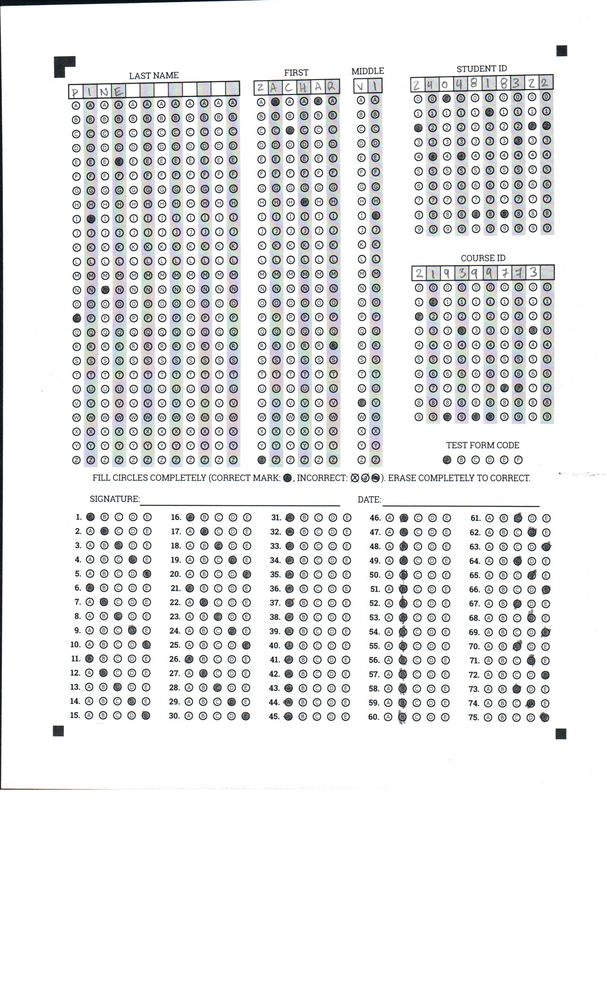
#> input picture forms/samples/filled.png, 607 x 1000 px, shrunk from 1696 x 2795 before the run
$ python -i preprocess.py   (imports and definitions only)
#> lines starting #> are read from the running program, lines starting #| are printed output that depends on the picture; after the words box and inside, x2 and y2 are one past the last pixel; in counts of white or black regions, pixels touching at a corner belong together
import cv2
import numpy as np
from pathlib import Path

def preprocess_fiducials(path: str | Path) -> np.ndarray:
    """
    Binary image optimized for detecting filled black fiducial squares.

    Output convention:
      - paper: 255 (white)
      - marks: 0 (black)
    """
#> called with path = '../../forms/samples/filled.png'
    img = cv2.imread(str(path), cv2.IMREAD_GRAYSCALE)
#> img: shape (1000, 607); min 0, max 255, mean 233.4
    if img is None:
        raise FileNotFoundError(path)

    # Slight blur helps Otsu
    img = cv2.GaussianBlur(img, (5, 5), 0)
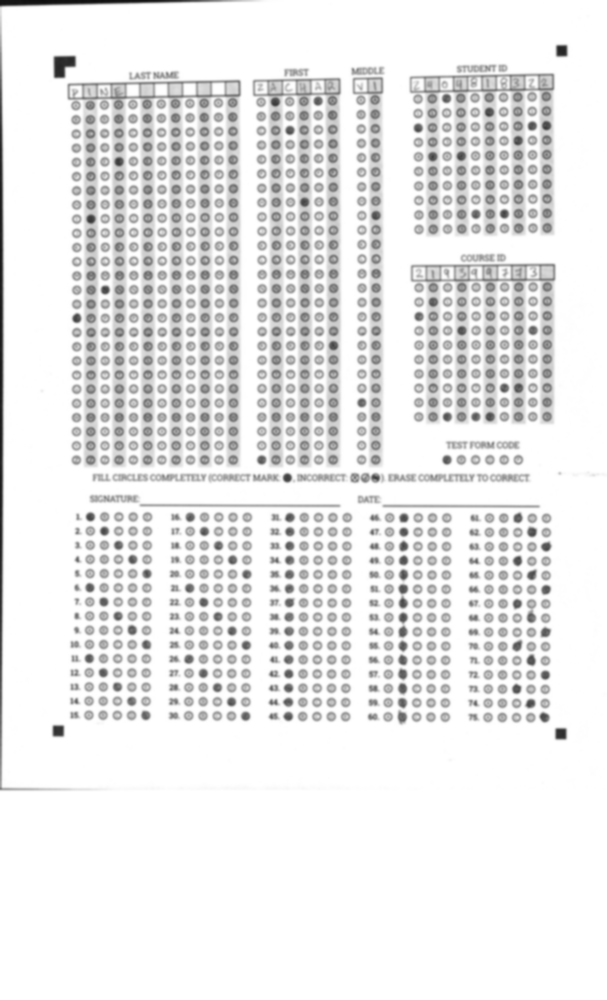
#> img: shape (1000, 607); min 13, max 255, mean 233.4

    # Otsu tends to preserve filled blacks as filled
    _, thr = cv2.threshold(img, 0, 255, cv2.THRESH_BINARY + cv2.THRESH_OTSU)
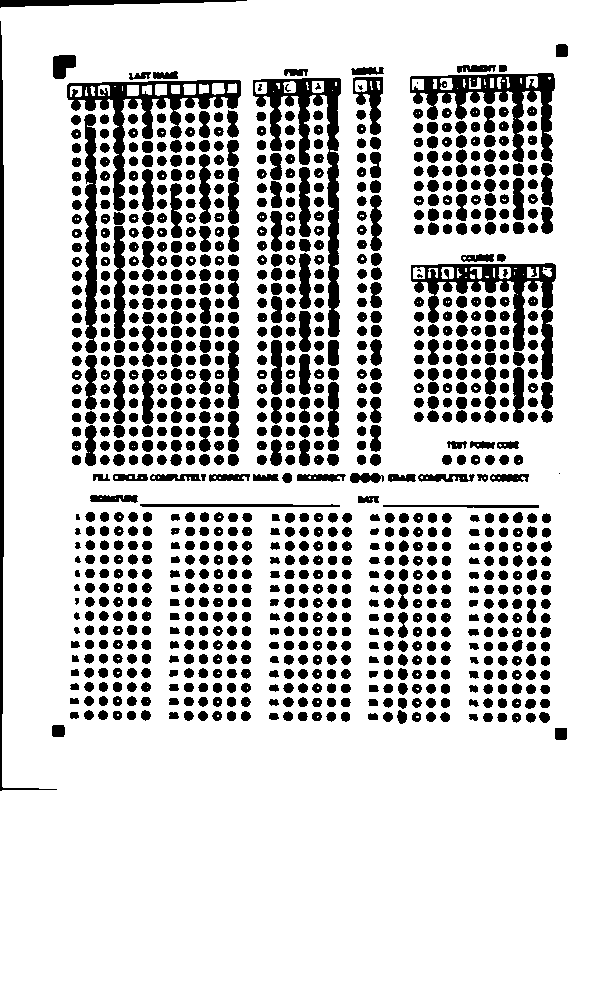
#> thr: shape (1000, 607); 80% white; 1013 black regions (7 under 20 px), largest, box (x1, y1, x2, y2) and area: (253, 78, 341, 337) 4884, (67, 80, 241, 211) 4517, (411, 263, 556, 380) 4470

    # Ensure paper is white
    if np.mean(thr == 255) < 0.5:
        thr = 255 - thr

    # Optional: close small holes / gaps in the black squares
    kernel = cv2.getStructuringElement(cv2.MORPH_RECT, (5, 5))
    thr = cv2.morphologyEx(thr, cv2.MORPH_CLOSE, kernel, iterations=1)
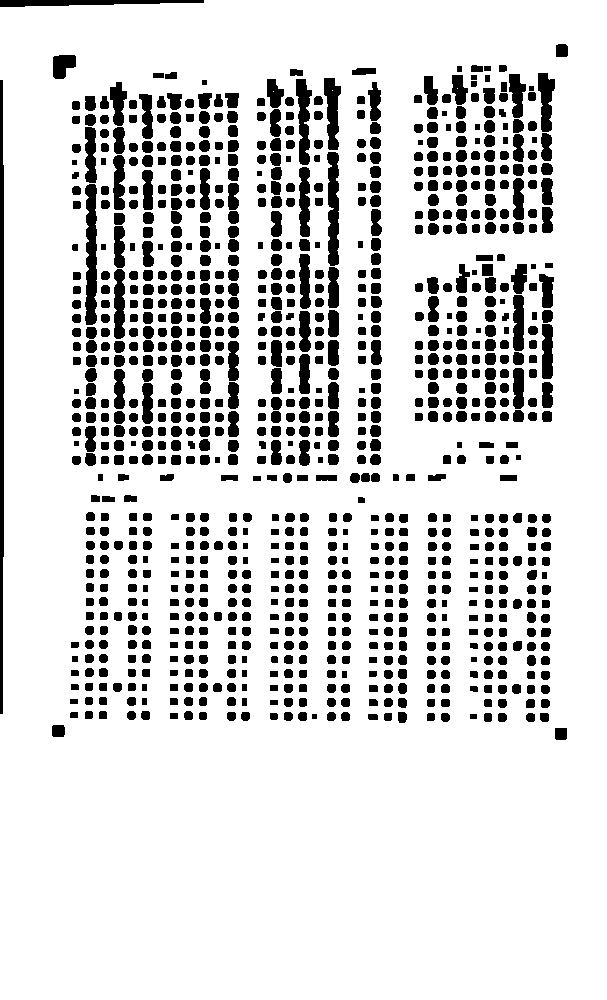
#> thr: shape (1000, 607); 84.3% white; 968 black regions, largest, box (x1, y1, x2, y2) and area: (0, 80, 4, 714) 2294, (85, 184, 97, 325) 1397, (327, 152, 339, 266) 1123

    return thr

# # just a copy of preprocess_fiducials since old preprocess doesn't work (gives hollow shapes)
# def preprocess(path: str | Path) -> np.ndarray:
#     """
#     Binary image optimized for detecting filled black fiducial squares.

#     Output convention:
#       - paper: 255 (white)
#       - marks: 0 (black)
#     """
#     img = cv2.imread(str(path), cv2.IMREAD_GRAYSCALE)
#     if img is None:
#         raise FileNotFoundError(path)

#     # Slight blur helps Otsu
#     img = cv2.GaussianBlur(img, (5, 5), 0)

#     # Otsu tends to preserve filled blacks as filled
#     _, thr = cv2.threshold(img, 0, 255, cv2.THRESH_BINARY + cv2.THRESH_OTSU)

#     # Ensure paper is white
#     if np.mean(thr == 255) < 0.5:
#         thr = 255 - thr

#     # Optional: close small holes / gaps in the black squares
#     kernel = cv2.getStructuringElement(cv2.MORPH_RECT, (5, 5))
#     thr = cv2.morphologyEx(thr, cv2.MORPH_CLOSE, kernel, iterations=1)

#     return thr

def preprocess(path: str | Path) -> np.ndarray:
    """
    Load a scanned form and return a binary image suitable for OMR.

    Output convention:
      - paper: 255 (white)
      - marks: 0 (black)
    """
    img = cv2.imread(str(path), cv2.IMREAD_GRAYSCALE)
    if img is None:
        raise FileNotFoundError(path)

    img = cv2.GaussianBlur(img, (5, 5), 0)

    thr = cv2.adaptiveThreshold(
        img,
        255,
        cv2.ADAPTIVE_THRESH_GAUSSIAN_C,
        cv2.THRESH_BINARY,
        35,
        10,
    )

    # Ensure paper is white (dominant)
    if np.mean(thr == 255) < 0.5:
        thr = 255 - thr

    return thr

>>> result = preprocess_fiducials('../../forms/samples/filled.png')
